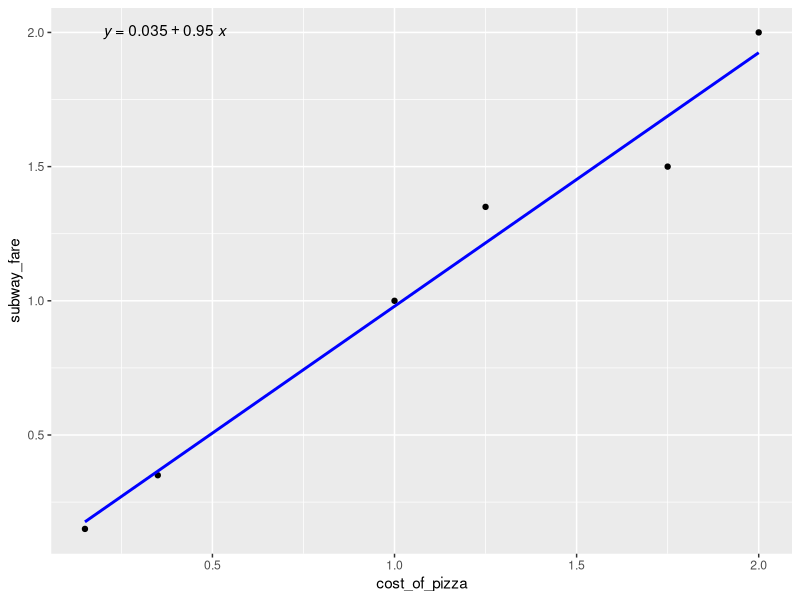
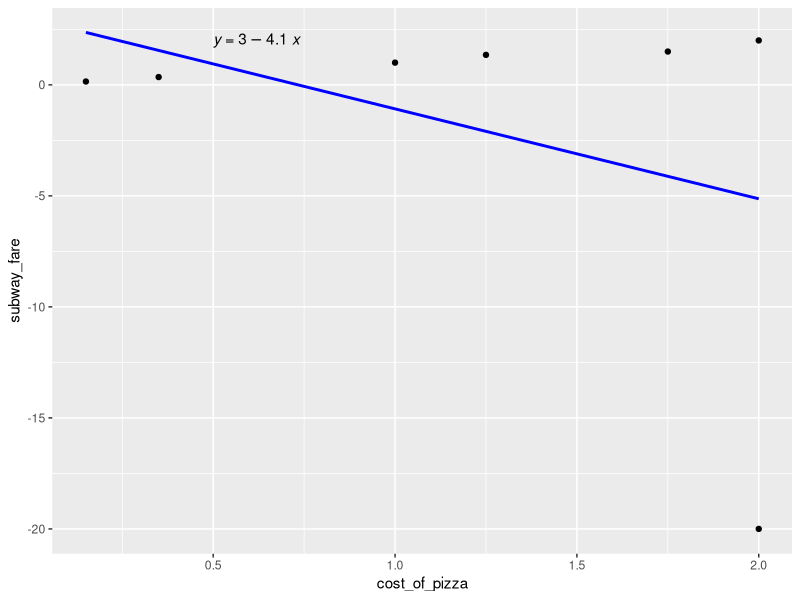
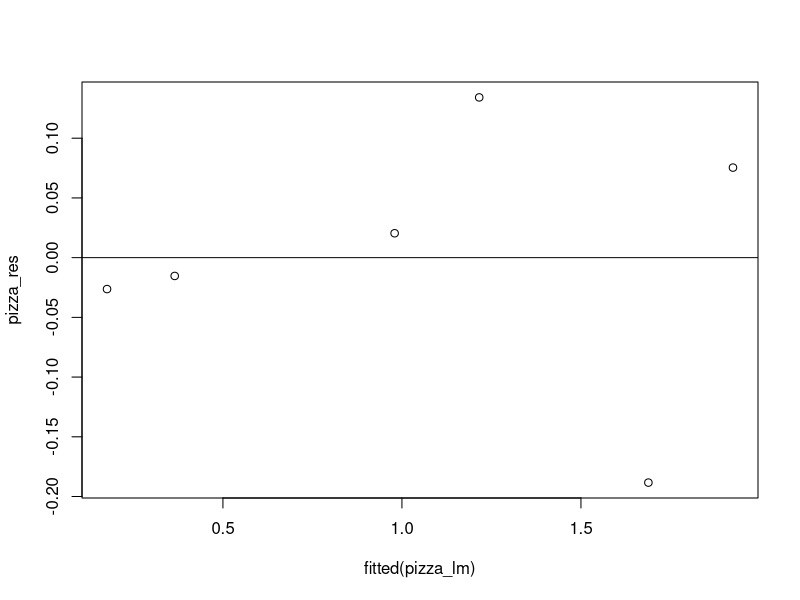

These figures' R source, in order:
#install.packages(c('readr', 'ggplot2', 'ggpubr'))
library(readr) # for reading csv
library(ggplot2) # for creating plot
library(ggpubr) # for adding equation to the plot

# check the list of datasets available in RStudio
data()

# load the data
pizza <- read_csv('pizza.csv')
foot_height <- read_csv('foot_height.csv')
choco <- read_csv('choco.csv')
height <- read_csv('height.csv')

# calculating correlation for pizza
cor(pizza$cost_of_pizza, pizza$subway_fare)
cor.test(pizza$cost_of_pizza, pizza$subway_fare)

# correlation for foot height
cor(foot_height$foot, foot_height$height)
cor.test(foot_height$foot, foot_height$height)

# correlation for choco
cor(choco$chocolate, choco$nobel)
cor.test(choco$chocolate, choco$nobel)

# Pearson's critical value
critical.r <- function( n, alpha = .05 ) {
  df <- n - 2
  critical.t <- qt(alpha/2, df, lower.tail = F)
  critical.r <- sqrt( (critical.t^2) / ( (critical.t^2) + df ) )
  return(critical.r)
}
# Example usage: Critical correlation coefficient at sample size of n = 100
critical.r(23, 0.05)


#### REGRESSION #########

# generate the regression coefficient
pizza_lm <- lm(subway_fare ~ cost_of_pizza, data = pizza)
print(pizza_lm)
summary(pizza_lm) # get more details bout the model, including the se

# plot it
ggplot(pizza, aes(x = cost_of_pizza, y = subway_fare)) + 
  geom_point() +
  geom_smooth(method = "lm", col = "blue", se = F) + # add regression line
  stat_regline_equation(label.x = 0.2, label.y = 2) # add equation to the plot


#=============== infuential points =====================

pizza2 <- read_csv('pizza2.csv')

# generate the regression coefficient
pizza_lm2 <- lm(subway_fare ~ cost_of_pizza, data = pizza2)
print(pizza_lm2)

# plot it
ggplot(pizza2, aes(x = cost_of_pizza, y = subway_fare)) + 
  geom_point() +
  geom_smooth(method = "lm", col = "blue", se = F) + # add regression line
  stat_regline_equation(label.x = 0.5, label.y = 2) # add equation to the plot


#=============== residual plot ==========================

pizza_res <- resid(pizza_lm)   # check residual
print(pizza_res)

plot(fitted(pizza_lm), pizza_res) # plot the residual
abline(0, 0) # add a horizontal line at 0. 

# =========== standard error =====================

# method 1
summary(pizza_lm)

# method 2
sqrt(deviance(pizza_lm)/df.residual(pizza_lm))

# method 3: the longest one (step-by-step)
k=length(pizza_lm$coefficients)-1 #calculate the number of model parameters - 1
SSE=sum(pizza_lm$residuals**2)   #calculate sum of squared residuals
n=length(pizza_lm$residuals)        #calculate total observations in dataset
sqrt(SSE/(n-(1+k)))              #calculate residual standard error

#============= make a prediction & CI ============

# https://www.rdocumentation.org/packages/car/versions/3.0-10/topics/Predict

predict(pizza_lm, newdata= data.frame(cost_of_pizza = 2.25), interval = "confidence", level = 0.95) # CI for one particular prediction
predict(pizza_lm, newdata= data.frame(cost_of_pizza = 2.25), interval = "prediction", level = 0.95) # CI for the whole prediction. 


#========= Multiple Regression ================

daughter_lm <- lm(daughter ~ mother + father, data = height)
print(daughter_lm)
summary(daughter_lm)